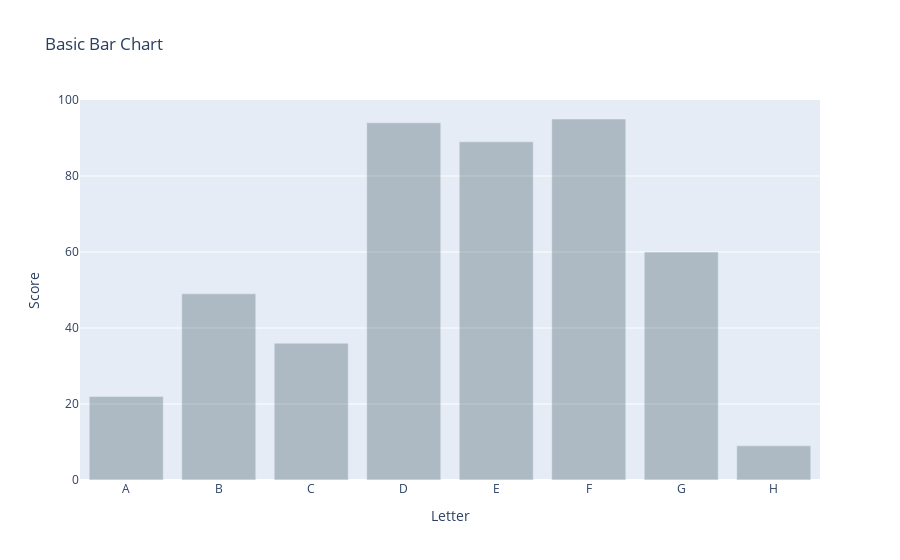

The cell this chart's notebook holds for it:
### Code cell
trace = go.Bar(x = x, y = y, marker = dict(color='rgba(43,71,80,0.3)'))
data = [trace]

layout = go.Layout(title="Basic Bar Chart", xaxis={'title':'Letter'}, yaxis={'title':'Score'})
fig = go.Figure(data=data,layout=layout)
iplot(fig)

### Figure 1 — Plotly figure (JSON) as saved in the notebook; plotly's stock layout.template omitted (floating-point values rounded to 4 significant figures)
{"data": [{"marker": {"color": "rgba(43,71,80,0.3)"}, "type": "bar", "x": ["A", "B", "C", "D", "E", "F", "G", "H"], "y": [22, 49, 36, 94, 89, 95, 60, 9]}], "layout": {"title": {"text": "Basic Bar Chart"}, "xaxis": {"title": {"text": "Letter"}}, "yaxis": {"title": {"text": "Score"}}}}
